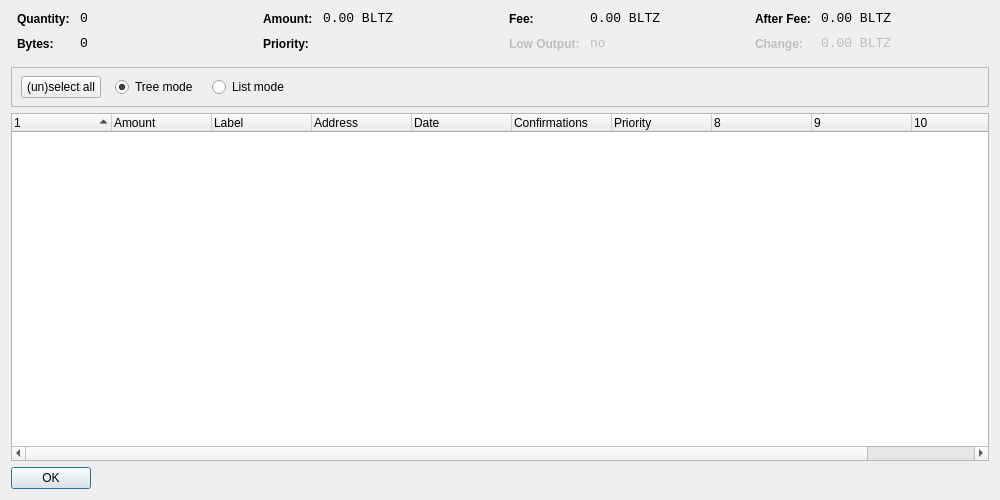
<?xml version="1.0" encoding="UTF-8"?>
<ui version="4.0">
 <class>CoinControlDialog</class>
 <widget class="QDialog" name="CoinControlDialog">
  <property name="geometry">
   <rect>
    <x>0</x>
    <y>0</y>
    <width>1000</width>
    <height>500</height>
   </rect>
  </property>
  <property name="windowTitle">
   <string>Coin Control</string>
  </property>
  <layout class="QVBoxLayout" name="verticalLayout">
   <item>
    <layout class="QHBoxLayout" name="horizontalLayoutTop" stretch="0,0,0,0">
     <property name="topMargin">
      <number>0</number>
     </property>
     <property name="bottomMargin">
      <number>10</number>
     </property>
     <item>
      <layout class="QFormLayout" name="formLayoutCoinControl1">
       <property name="horizontalSpacing">
        <number>10</number>
       </property>
       <property name="verticalSpacing">
        <number>10</number>
       </property>
       <property name="leftMargin">
        <number>6</number>
       </property>
       <property name="rightMargin">
        <number>6</number>
       </property>
       <item row="0" column="0">
        <widget class="QLabel" name="labelCoinControlQuantityText">
         <property name="styleSheet">
          <string notr="true">font-weight:bold;</string>
         </property>
         <property name="text">
          <string>Quantity:</string>
         </property>
        </widget>
       </item>
       <item row="0" column="1">
        <widget class="QLabel" name="labelCoinControlQuantity">
         <property name="font">
          <font>
           <family>Monospace</family>
           <pointsize>10</pointsize>
          </font>
         </property>
         <property name="cursor">
          <cursorShape>IBeamCursor</cursorShape>
         </property>
         <property name="contextMenuPolicy">
          <enum>Qt::ActionsContextMenu</enum>
         </property>
         <property name="text">
          <string>0</string>
         </property>
         <property name="textInteractionFlags">
          <set>Qt::LinksAccessibleByMouse|Qt::TextSelectableByKeyboard|Qt::TextSelectableByMouse</set>
         </property>
        </widget>
       </item>
       <item row="1" column="0">
        <widget class="QLabel" name="labelCoinControlBytesText">
         <property name="styleSheet">
          <string notr="true">font-weight:bold;</string>
         </property>
         <property name="text">
          <string>Bytes:</string>
         </property>
        </widget>
       </item>
       <item row="1" column="1">
        <widget class="QLabel" name="labelCoinControlBytes">
         <property name="font">
          <font>
           <family>Monospace</family>
           <pointsize>10</pointsize>
          </font>
         </property>
         <property name="cursor">
          <cursorShape>IBeamCursor</cursorShape>
         </property>
         <property name="contextMenuPolicy">
          <enum>Qt::ActionsContextMenu</enum>
         </property>
         <property name="text">
          <string>0</string>
         </property>
         <property name="textInteractionFlags">
          <set>Qt::LinksAccessibleByMouse|Qt::TextSelectableByKeyboard|Qt::TextSelectableByMouse</set>
         </property>
        </widget>
       </item>
      </layout>
     </item>
     <item>
      <layout class="QFormLayout" name="formLayoutCoinControl2">
       <property name="horizontalSpacing">
        <number>10</number>
       </property>
       <property name="verticalSpacing">
        <number>10</number>
       </property>
       <property name="leftMargin">
        <number>6</number>
       </property>
       <property name="rightMargin">
        <number>6</number>
       </property>
       <item row="0" column="0">
        <widget class="QLabel" name="labelCoinControlAmountText">
         <property name="styleSheet">
          <string notr="true">font-weight:bold;</string>
         </property>
         <property name="text">
          <string>Amount:</string>
         </property>
        </widget>
       </item>
       <item row="0" column="1">
        <widget class="QLabel" name="labelCoinControlAmount">
         <property name="font">
          <font>
           <family>Monospace</family>
           <pointsize>10</pointsize>
          </font>
         </property>
         <property name="cursor">
          <cursorShape>IBeamCursor</cursorShape>
         </property>
         <property name="contextMenuPolicy">
          <enum>Qt::ActionsContextMenu</enum>
         </property>
         <property name="text">
          <string>0.00 BLTZ</string>
         </property>
         <property name="textInteractionFlags">
          <set>Qt::LinksAccessibleByMouse|Qt::TextSelectableByKeyboard|Qt::TextSelectableByMouse</set>
         </property>
        </widget>
       </item>
       <item row="1" column="0">
        <widget class="QLabel" name="labelCoinControlPriorityText">
         <property name="styleSheet">
          <string notr="true">font-weight:bold;</string>
         </property>
         <property name="text">
          <string>Priority:</string>
         </property>
        </widget>
       </item>
       <item row="1" column="1">
        <widget class="QLabel" name="labelCoinControlPriority">
         <property name="font">
          <font>
           <family>Monospace</family>
           <pointsize>10</pointsize>
          </font>
         </property>
         <property name="cursor">
          <cursorShape>IBeamCursor</cursorShape>
         </property>
         <property name="contextMenuPolicy">
          <enum>Qt::ActionsContextMenu</enum>
         </property>
         <property name="text">
          <string/>
         </property>
         <property name="textInteractionFlags">
          <set>Qt::LinksAccessibleByMouse|Qt::TextSelectableByKeyboard|Qt::TextSelectableByMouse</set>
         </property>
        </widget>
       </item>
      </layout>
     </item>
     <item>
      <layout class="QFormLayout" name="formLayoutCoinControl3">
       <property name="horizontalSpacing">
        <number>10</number>
       </property>
       <property name="verticalSpacing">
        <number>10</number>
       </property>
       <property name="leftMargin">
        <number>6</number>
       </property>
       <property name="rightMargin">
        <number>6</number>
       </property>
       <item row="0" column="0">
        <widget class="QLabel" name="labelCoinControlFeeText">
         <property name="styleSheet">
          <string notr="true">font-weight:bold;</string>
         </property>
         <property name="text">
          <string>Fee:</string>
         </property>
        </widget>
       </item>
       <item row="0" column="1">
        <widget class="QLabel" name="labelCoinControlFee">
         <property name="font">
          <font>
           <family>Monospace</family>
           <pointsize>10</pointsize>
          </font>
         </property>
         <property name="cursor">
          <cursorShape>IBeamCursor</cursorShape>
         </property>
         <property name="contextMenuPolicy">
          <enum>Qt::ActionsContextMenu</enum>
         </property>
         <property name="text">
          <string>0.00 BLTZ</string>
         </property>
         <property name="textInteractionFlags">
          <set>Qt::LinksAccessibleByMouse|Qt::TextSelectableByKeyboard|Qt::TextSelectableByMouse</set>
         </property>
        </widget>
       </item>
       <item row="1" column="0">
        <widget class="QLabel" name="labelCoinControlLowOutputText">
         <property name="enabled">
          <bool>false</bool>
         </property>
         <property name="styleSheet">
          <string notr="true">font-weight:bold;</string>
         </property>
         <property name="text">
          <string>Low Output:</string>
         </property>
        </widget>
       </item>
       <item row="1" column="1">
        <widget class="QLabel" name="labelCoinControlLowOutput">
         <property name="enabled">
          <bool>false</bool>
         </property>
         <property name="font">
          <font>
           <family>Monospace</family>
           <pointsize>10</pointsize>
          </font>
         </property>
         <property name="cursor">
          <cursorShape>IBeamCursor</cursorShape>
         </property>
         <property name="contextMenuPolicy">
          <enum>Qt::ActionsContextMenu</enum>
         </property>
         <property name="text">
          <string>no</string>
         </property>
         <property name="textInteractionFlags">
          <set>Qt::LinksAccessibleByMouse|Qt::TextSelectableByKeyboard|Qt::TextSelectableByMouse</set>
         </property>
        </widget>
       </item>
      </layout>
     </item>
     <item>
      <layout class="QFormLayout" name="formLayoutCoinControl4">
       <property name="horizontalSpacing">
        <number>10</number>
       </property>
       <property name="verticalSpacing">
        <number>10</number>
       </property>
       <property name="leftMargin">
        <number>6</number>
       </property>
       <property name="rightMargin">
        <number>6</number>
       </property>
       <item row="0" column="0">
        <widget class="QLabel" name="labelCoinControlAfterFeeText">
         <property name="styleSheet">
          <string notr="true">font-weight:bold;</string>
         </property>
         <property name="text">
          <string>After Fee:</string>
         </property>
        </widget>
       </item>
       <item row="0" column="1">
        <widget class="QLabel" name="labelCoinControlAfterFee">
         <property name="font">
          <font>
           <family>Monospace</family>
           <pointsize>10</pointsize>
          </font>
         </property>
         <property name="cursor">
          <cursorShape>IBeamCursor</cursorShape>
         </property>
         <property name="contextMenuPolicy">
          <enum>Qt::ActionsContextMenu</enum>
         </property>
         <property name="text">
          <string>0.00 BLTZ</string>
         </property>
         <property name="textInteractionFlags">
          <set>Qt::LinksAccessibleByMouse|Qt::TextSelectableByKeyboard|Qt::TextSelectableByMouse</set>
         </property>
        </widget>
       </item>
       <item row="1" column="0">
        <widget class="QLabel" name="labelCoinControlChangeText">
         <property name="enabled">
          <bool>false</bool>
         </property>
         <property name="styleSheet">
          <string notr="true">font-weight:bold;</string>
         </property>
         <property name="text">
          <string>Change:</string>
         </property>
        </widget>
       </item>
       <item row="1" column="1">
        <widget class="QLabel" name="labelCoinControlChange">
         <property name="enabled">
          <bool>false</bool>
         </property>
         <property name="font">
          <font>
           <family>Monospace</family>
           <pointsize>10</pointsize>
          </font>
         </property>
         <property name="cursor">
          <cursorShape>IBeamCursor</cursorShape>
         </property>
         <property name="contextMenuPolicy">
          <enum>Qt::ActionsContextMenu</enum>
         </property>
         <property name="text">
          <string>0.00 BLTZ</string>
         </property>
         <property name="textInteractionFlags">
          <set>Qt::LinksAccessibleByMouse|Qt::TextSelectableByKeyboard|Qt::TextSelectableByMouse</set>
         </property>
        </widget>
       </item>
      </layout>
     </item>
    </layout>
   </item>
   <item>
    <widget class="QFrame" name="frame">
     <property name="minimumSize">
      <size>
       <width>0</width>
       <height>40</height>
      </size>
     </property>
     <property name="frameShape">
      <enum>QFrame::StyledPanel</enum>
     </property>
     <property name="frameShadow">
      <enum>QFrame::Sunken</enum>
     </property>
     <widget class="QWidget" name="horizontalLayoutWidget">
      <property name="geometry">
       <rect>
        <x>10</x>
        <y>0</y>
        <width>781</width>
        <height>41</height>
       </rect>
      </property>
      <layout class="QHBoxLayout" name="horizontalLayoutPanel" stretch="0,0,0,0,0">
       <property name="spacing">
        <number>14</number>
       </property>
       <item>
        <widget class="QPushButton" name="pushButtonSelectAll">
         <property name="sizePolicy">
          <sizepolicy hsizetype="Maximum" vsizetype="Fixed">
           <horstretch>0</horstretch>
           <verstretch>0</verstretch>
          </sizepolicy>
         </property>
         <property name="text">
          <string>(un)select all</string>
         </property>
        </widget>
       </item>
       <item>
        <widget class="QRadioButton" name="radioTreeMode">
         <property name="sizePolicy">
          <sizepolicy hsizetype="Maximum" vsizetype="Fixed">
           <horstretch>0</horstretch>
           <verstretch>0</verstretch>
          </sizepolicy>
         </property>
         <property name="text">
          <string>Tree mode</string>
         </property>
         <property name="checked">
          <bool>true</bool>
         </property>
        </widget>
       </item>
       <item>
        <widget class="QRadioButton" name="radioListMode">
         <property name="sizePolicy">
          <sizepolicy hsizetype="Maximum" vsizetype="Fixed">
           <horstretch>0</horstretch>
           <verstretch>0</verstretch>
          </sizepolicy>
         </property>
         <property name="text">
          <string>List mode</string>
         </property>
        </widget>
       </item>
       <item>
        <spacer name="horizontalSpacer">
         <property name="orientation">
          <enum>Qt::Horizontal</enum>
         </property>
         <property name="sizeHint" stdset="0">
          <size>
           <width>40</width>
           <height>20</height>
          </size>
         </property>
        </spacer>
       </item>
      </layout>
     </widget>
    </widget>
   </item>
   <item>
    <widget class="CoinControlTreeWidget" name="treeWidget">
     <property name="contextMenuPolicy">
      <enum>Qt::CustomContextMenu</enum>
     </property>
     <property name="sortingEnabled">
      <bool>false</bool>
     </property>
     <property name="columnCount">
      <number>11</number>
     </property>
     <attribute name="headerShowSortIndicator" stdset="0">
      <bool>true</bool>
     </attribute>
     <attribute name="headerStretchLastSection">
      <bool>false</bool>
     </attribute>
     <column>
      <property name="text">
       <string/>
      </property>
     </column>
     <column>
      <property name="text">
       <string>Amount</string>
      </property>
     </column>
     <column>
      <property name="text">
       <string>Label</string>
      </property>
     </column>
     <column>
      <property name="text">
       <string>Address</string>
      </property>
     </column>
     <column>
      <property name="text">
       <string>Date</string>
      </property>
     </column>
     <column>
      <property name="text">
       <string>Confirmations</string>
      </property>
      <property name="toolTip">
       <string>Confirmed</string>
      </property>
     </column>
     <column>
      <property name="text">
       <string>Priority</string>
      </property>
     </column>
     <column>
      <property name="text">
       <string/>
      </property>
     </column>
     <column>
      <property name="text">
       <string/>
      </property>
     </column>
     <column>
      <property name="text">
       <string/>
      </property>
     </column>
     <column>
      <property name="text">
       <string/>
      </property>
     </column>
    </widget>
   </item>
   <item>
    <widget class="QDialogButtonBox" name="buttonBox">
     <property name="sizePolicy">
      <sizepolicy hsizetype="Maximum" vsizetype="Fixed">
       <horstretch>0</horstretch>
       <verstretch>0</verstretch>
      </sizepolicy>
     </property>
     <property name="orientation">
      <enum>Qt::Horizontal</enum>
     </property>
     <property name="standardButtons">
      <set>QDialogButtonBox::Ok</set>
     </property>
    </widget>
   </item>
  </layout>
 </widget>
 <customwidgets>
  <customwidget>
   <class>CoinControlTreeWidget</class>
   <extends>QTreeWidget</extends>
   <header>coincontroltreewidget.h</header>
  </customwidget>
 </customwidgets>
 <resources/>
 <connections/>
</ui>
